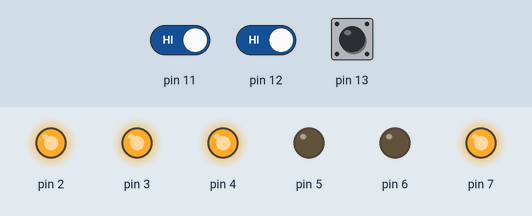
Simulated run of this sketch. Board: Arduino Uno, built with avr-gcc and run on an emulated ATmega328P. Parts: output pins drawn as LEDs (lit = HIGH). The test bench sets the inputs (shaded band); at power-on: pin 11 HIGH, pin 12 HIGH, pin 13 HIGH.

Above: at 15.8 s.
15.9 s: pin 11 driven LOW and pin 12 driven LOW
At 20.8 s:
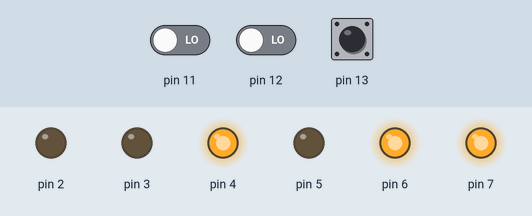
28.9 s: pin 11 driven HIGH
At 30.8 s:
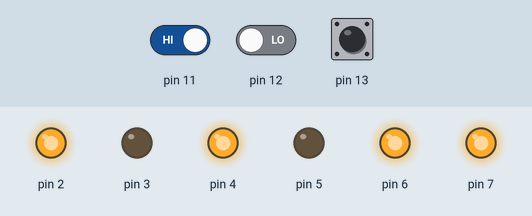
41.5 s: pin 11 driven LOW
At 45.8 s:
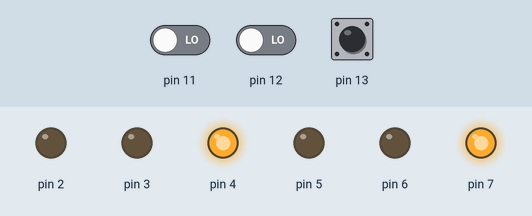
54.5 s: pin 12 driven HIGH
At 55.8 s:
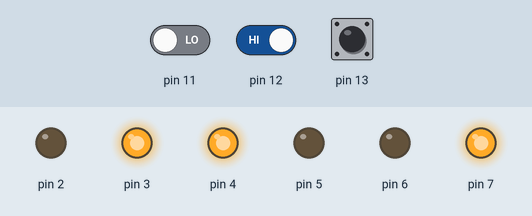
67.5 s: pin 13 pulled LOW for 3 s
At 70.9 s:
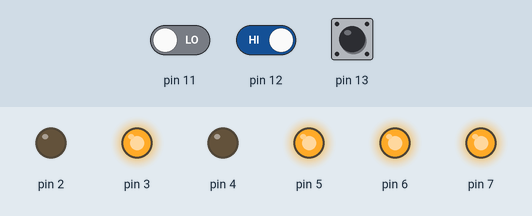
Timing chart, 0 to 76.5 s (numbered marks = the images above; inputs shaded):
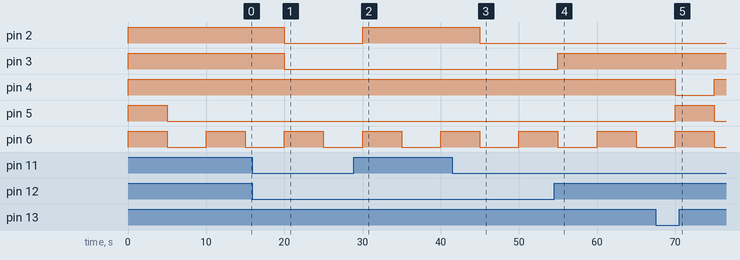

Measured:
- after the input at 15.9 s, pin 2, pin 3: HIGH → LOW after 4.1 s
- after the input at 28.9 s, pin 2: LOW → HIGH after 1.1 s
- after the input at 41.5 s, pin 2: HIGH → LOW after 3.5 s
- after the input at 54.5 s, pin 3: LOW → HIGH after 0.50 s
- after the input at 67.5 s, pin 4: HIGH → LOW after 2.5 s, → HIGH 5.0 s later; pin 5: LOW → HIGH after 2.5 s, → LOW 5.0 s later

The sketch:

test.ino
```cpp
#include "TimerOne.h"

int read1[3];

void input_manager();

void setup() {
  // put your setup code here, to run once:
  pinMode(2,OUTPUT);
  pinMode(3,OUTPUT);
  pinMode(4,OUTPUT);
  pinMode(5,OUTPUT);
  pinMode(6,OUTPUT);
  pinMode(7,OUTPUT);
  pinMode(11,INPUT);
  pinMode(12,INPUT);
  pinMode(13,INPUT);

  digitalWrite(2,HIGH);
  digitalWrite(3,HIGH);
  digitalWrite(4,HIGH);
  digitalWrite(5,HIGH);
  digitalWrite(6,HIGH);
  digitalWrite(7,HIGH);

  digitalWrite(11,HIGH);
  digitalWrite(12,HIGH);
  digitalWrite(13,HIGH);

  Timer1.initialize(5000000);         // initialize timer1, and set a 1/2 second period
  //Timer1.pwm(9, 512);                // setup pwm on pin 9, 50% duty cycle
  Timer1.attachInterrupt(input_manager);  // attaches callback() as a timer overflow interrupt

 }

void loop() {
  // put your main code here, to run repeatedly:
  for(;;)
  {
    if(4*read1[2]+2*read1[1]+1*read1[0]> 2) digitalWrite(5,LOW);
    else digitalWrite(5,HIGH);
  }
}

void input_manager(void) {
  read1[0]=digitalRead(11);
  read1[1]=digitalRead(12);
  read1[2]=digitalRead(13);

  digitalWrite(2,read1[0]);
  digitalWrite(3,read1[1]);
  digitalWrite(4,read1[2]);

  digitalWrite(6,digitalRead(6) ^ 1);
}
```
